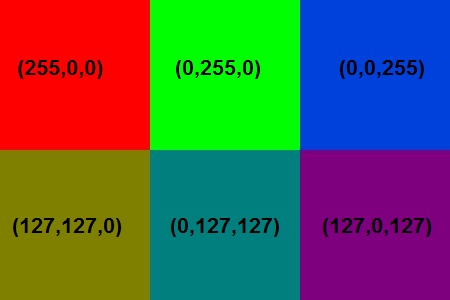
#> input picture lab-003/RGBMixed_Colors.jpg, 450 x 300 px
$ python task-03.py
#> lines starting #> are read from the running program, lines starting #| are printed output that depends on the picture
import cv2
import sys

def readImage(fileName):
#> called with fileName = 'RGBMixed_Colors.jpg'
	result = cv2.imread(fileName)
#> result is the input picture: shape (300, 450, 3); mean B, G, R 77.4, 93.7, 83
	if (result is None):
		sys.exit("File not found")

	return result

def showImage(title, image):
	cv2.namedWindow(title, cv2.WINDOW_NORMAL)
	cv2.imshow(title, image)
	cv2.waitKey(0)
	cv2.destroyAllWindows()

image = readImage("RGBMixed_Colors.jpg")
showImage("Source", image)

hsv = cv2.cvtColor(image, cv2.COLOR_BGR2HSV)
#> hsv: shape (300, 450, 3); mean H, S, V 73.8, 252.7, 180.2
[h, s, v] = cv2.split(hsv)
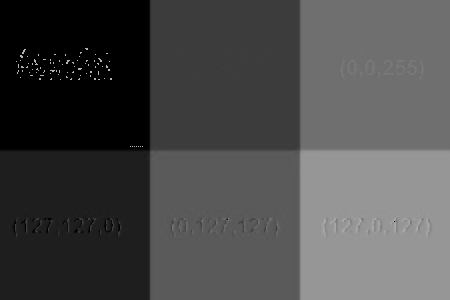
#> h: shape (300, 450); min 0, max 179, mean 73.8
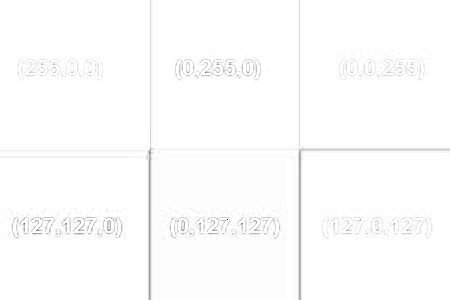
#> s: shape (300, 450); min 0, max 255, mean 252.7
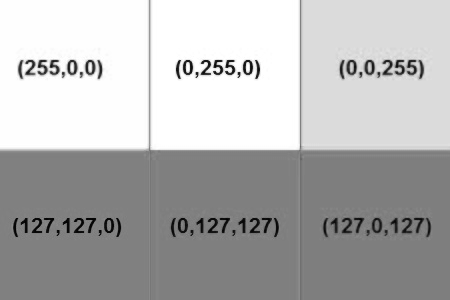
#> v: shape (300, 450); min 0, max 255, mean 180.2
showImage("HSV", hsv)
showImage("Channel H", h)
showImage("Channel S", s)
showImage("Channel V", v)

$ run again, with lab-003/RGB1.jpg copied over lab-003/RGBMixed_Colors.jpg
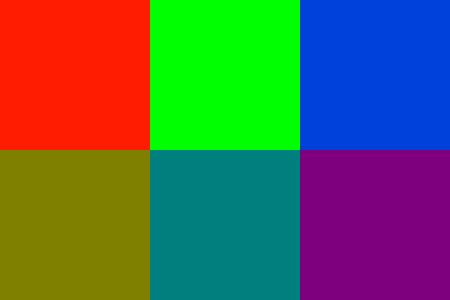
#> input picture lab-003/RGB1.jpg, 450 x 300 px
#> in readImage, result is the input picture: shape (300, 450, 3); mean B, G, R 78.9, 100.5, 84.7
#> hsv: shape (300, 450, 3); mean H, S, V 74, 254.3, 184.8
#> `[h, s, v] = cv2.split(hsv)`:
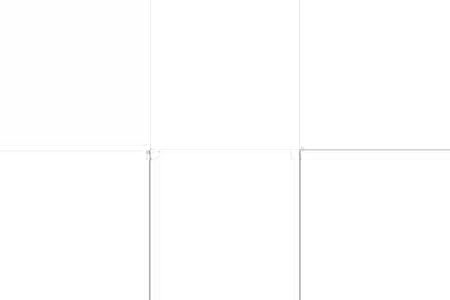
#> s: shape (300, 450); min 150, max 255, mean 254.3
#> `[h, s, v] = cv2.split(hsv)`:
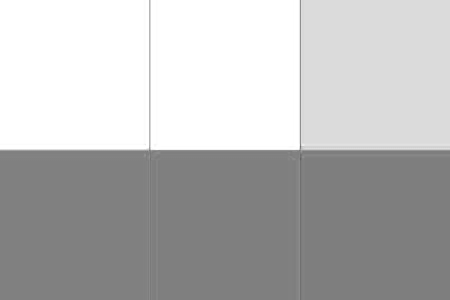
#> v: shape (300, 450); min 98, max 255, mean 184.8
